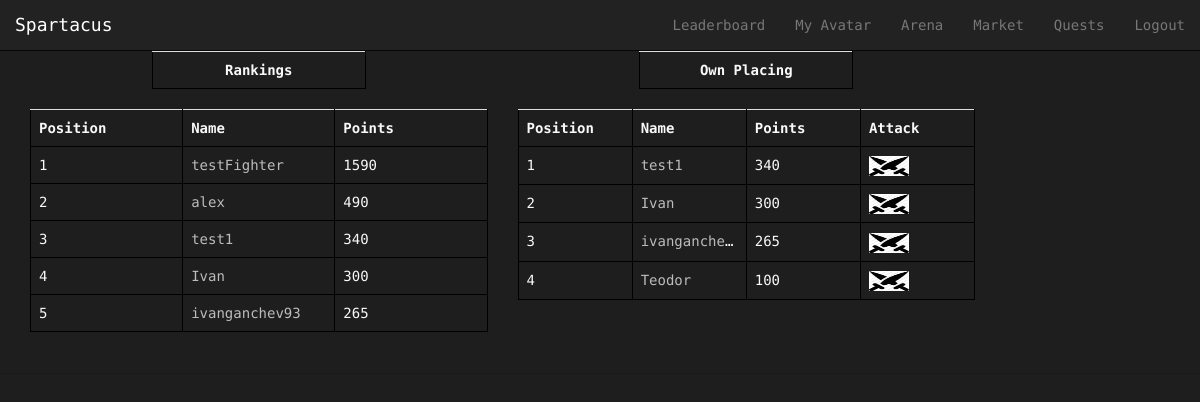
/Spartacus/arena/ (signed in), run on an earlier commit of the app's database.
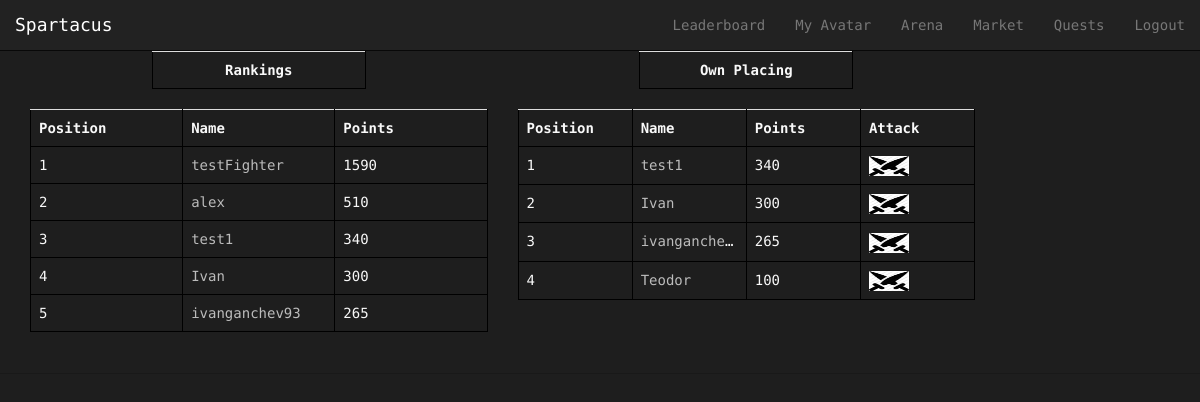
And on a later commit of the database.
### Spartacus/models.py (models this page shows, shortened)
class Avatar(models.Model):
    user = models.OneToOneField(User)
    picture = models.ImageField(upload_to='profile_images', blank=True)
    cash = models.IntegerField(default = 1000)
    attack = models.IntegerField(default= 10)
    deffence = models.IntegerField(default= 10)
    strength = models.IntegerField(default= 10)
    agility = models.IntegerField(default= 10)
    intelligence = models.IntegerField(default = 10)
    victories = models.IntegerField(default = 0)
    points = models.IntegerField(default = 0) # for ranking...every time a gladiator fights get some amount of points

### Spartacus/views.py (the view, shortened to what this page needs)
@login_required
def arena(request):
    context_dict = {}
    try:
        avatars = Avatar.objects.order_by('-points')[:5]
        context_dict['avatars'] = avatars
    except:
        print "Query fail leaderboard"
    timePassed = True
    fightStartedAt = request.session.get("fightStartedAt")
    if timePassed:
        user = request.user
        try:
            opponents = Avatar.objects.exclude(user = user).order_by('-points')
            you = Avatar.objects.get(user = user)
            relevant_opponents = []
            for opponent in opponents:
                point_difference = int(opponent.points) - int(you.points)
                if point_difference < 200 and point_difference > - 200:
                    relevant_opponents += [opponent]
            context_dict['opponents'] = relevant_opponents
        except:
            print "Query fail Arena"
    context_dict['time_passed']=timePassed
    return render(request, 'Spartacus/arena.html', context_dict)

### templates/Spartacus/arena.html (shortened to what this page needs)
{% extends 'Spartacus/base.html' %}
{% load staticfiles %}
{% block body_block %}
{% if time_passed %}
<div class="container">
	<div class="row">
		<div class="col-xs-5">
			<div class="row">
				<div class="col-xs-6 col-xs-offset-3">
					<table class="table">
						<th style="text-align: center">Rankings</th>
					</table>
				</div>
			</div>
			<table class="table">
				<th>Position</th>
				<th>Name</th>
				<th>Points</th>
				{% for avatar in avatars %}
					<tr id="rank">
					<td></td>
					<td><a href="{% url 'avatar_view' avatar.user.username %}">{{ avatar.user.username}} </a></td>
					<td>{{avatar.points}}</td>
					</tr>
				{% endfor %}
			</table>
            <div class="col-xs-12">
            </div>
		</div>
        <div class="col-xs-5">
			<div class="row">
				<div class="col-xs-6 col-xs-offset-3">
					<table class="table">
						<th style="text-align: center">Own Placing</th>
					</table>
				</div>
			</div>
			<table class="table">
				<th>Position</th>
				<th>Name</th>
				<th>Points</th>
                <th>Attack</th>
				{% for opponent in opponents %}
					<tr id="rank">
					<td></td>
					<td><a href="{% url 'avatar_view' opponent.user.username %}">{{ opponent.user.username}} </a></td>
					<td>{{opponent.points}}</td>
                    <td><a href="{% url 'battle' opponent.user.username %}">
                        <img src = "{% static 'images/attack.jpg' %}" width = "40" height = "20">
                    </a></td>
					</tr>
				{% endfor %}
			</table>
            <div class="col-xs-12">
            </div>
		</div>
	</div>
</div>
{% else %}
        <div align="center"><h2>Please wait for {{ time_left }} seconds.</h2></div>
{% endif %}
{% endblock %}

What changed in the data, as far as the page shows it:
changed Avatar "alex": points "490" → "510"
